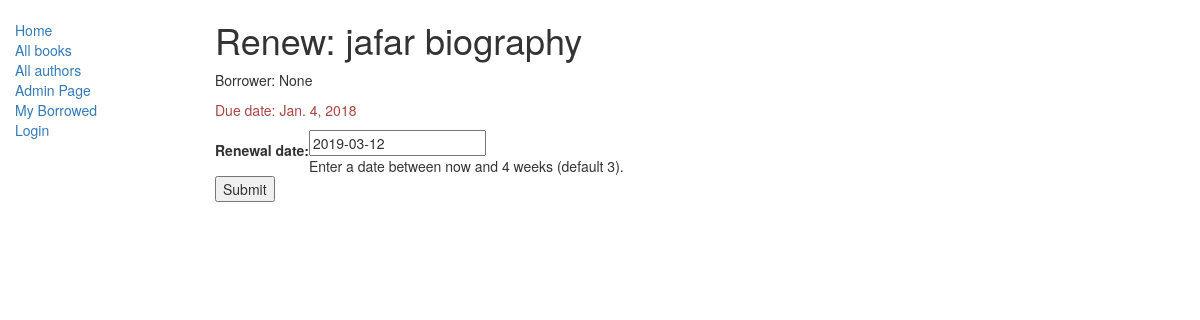
/catalog/book/4b42ce4943674b9ab5cb4e5f4b5c0ec4/renew/, run on the app's committed database.
### catalog/models.py (models this page shows, shortened)
class BookInstance(models.Model):
    id = models.UUIDField(primary_key=True, default=uuid.uuid4, help_text="Unique ID for this particular book across whole library")
    book = models.ForeignKey('Book', on_delete=models.SET_NULL, null=True)
    imprint = models.CharField(max_length=200)
    due_back = models.DateField(null=True, blank=True)
    LOAN_STATUS = (
        ('m', 'Maintenance'),
        ('o', 'On loan'),
        ('a', 'Available'),
        ('r', 'Reserved'),
    )
    status = models.CharField(max_length=1, choices=LOAN_STATUS, blank=True, default='m', help_text='Book availability')
    borrower = models.ForeignKey(User, on_delete=models.SET_NULL, null=True, blank=True)
    class Meta:
        ordering = ["due_back"]
    @property
    def is_overdue(self):
        if self.due_back and date.today() > self.due_back:
            return True
        return False

class Book(models.Model):
    title = models.CharField(max_length=200)
    author = models.ForeignKey('Author', on_delete=models.SET_NULL, null=True)
    summary = models.TextField(max_length=1000, help_text="Enter a brief description of the book")
    isbn = models.CharField('ISBN',max_length=13, help_text='13 Character <a href="https://www.isbn-international.org/content/what-isbn">ISBN number</a>')
    genre = models.ManyToManyField(Genre, help_text="Select a genre for this book")
    def display_genre(self):
        """
        Creates a string for the Genre. This is required to display genre in Admin.
        """
        return ', '.join([ genre.name for genre in self.genre.all()[:3] ])
    display_genre.short_description = 'Genre'

### catalog/views.py (the view)
# urls.py: url(r'^book/(?P<pk>[-\w]+)/renew/$', views.renew_book_librarian, name='renew-book-librarian')
def renew_book_librarian(request, pk):
    book_inst=get_object_or_404(models.BookInstance, pk = pk)
    if request.method == 'POST':
        form = RenewBookForm(request.POST)
        if form.is_valid():
            book_inst.due_back = form.cleaned_data['renewal_date']
            book_inst.save()
            return HttpResponseRedirect(reverse('catalog:my-borrowed') )
    else:
        proposed_renewal_date = datetime.date.today() + datetime.timedelta(weeks=3)
        form = RenewBookForm(initial={'renewal_date': proposed_renewal_date,})
    return render(request, 'catalog/book_renew_librarian.html', {'form': form, 'bookinst':book_inst})

### catalog/forms.py (shortened to what this page needs)
class RenewBookForm(forms.Form):
    renewal_date = forms.DateField(help_text="Enter a date between now and 4 weeks (default 3).")

### catalog/templates/catalog/book_renew_librarian.html (shortened to what this page needs)
{% extends "catalog/base_generic.html" %}
{% block content %}
    <h1>Renew: {{bookinst.book.title}}</h1>
    <p>Borrower: {{bookinst.borrower}}</p>
    <p{% if bookinst.is_overdue %} class="text-danger"{% endif %}>Due date: {{bookinst.due_back}}</p>
    <form action="" method="post">
        <table>
        {{ form }}
        </table>
        <input type="submit" value="Submit" />
    </form>
{% endblock %}

### data on the page
BookInstance: book "jafar biography", borrower "None", due_back "Jan. 4, 2018"
